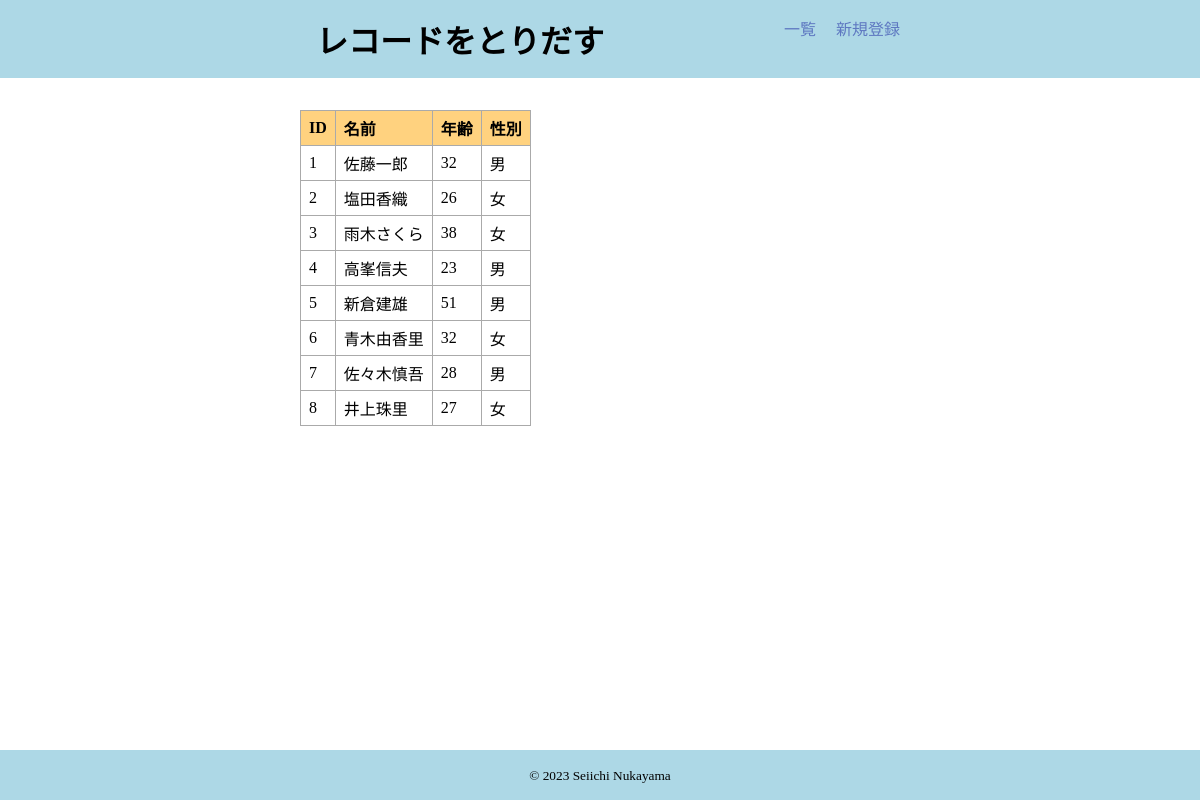
The app's page /chap13-nuk/sec13-2/select/all_core.php with its own data.
### tables this page shows
CREATE TABLE `member` (
  `id` int(10) UNSIGNED NOT NULL,
  `name` varchar(40) NOT NULL,
  `age` int(10) UNSIGNED DEFAULT NULL,
  `sex` varchar(2) NOT NULL DEFAULT '男'
);

### chap13-nuk/lib/db_functions.php (called while the page is built, shortened)
<?php
function db_connect(): mixed
{
  $user = "testuser";
  $password = "testuser";
  $dbname = "testdb";
  $host = "localhost:3306";
  $dsn = "mysql:host={$host};dbname={$dbname};charset=utf8";
  try {
    $pdo = new PDO($dsn, $user, $password);
    $pdo->setAttribute(PDO::ATTR_EMULATE_PREPARES, false);
    $pdo->setAttribute(PDO::ATTR_ERRMODE, PDO::ERRMODE_EXCEPTION);
  } catch (Exception $e) {
    $errors[] = "データベースに接続できません。";
    $errors[] = $e->getMessage();
    print_error($errors);
  }
  return $pdo;
}
function select_all(string $sql): mixed
{
  $result = null;
  $pdo = db_connect();
  try {
    $stm = $pdo->prepare($sql);
    $stm->execute();
    $result = $stm->fetchAll(PDO::FETCH_ASSOC);
  } catch (Exception $e) {
    $errors[] = "エラーがありました。";
    $errors[] = $e->getMessage();
    print_error($errors);
  } finally {
    $pdo = null;
  }
  return $result;
}

### chap13-nuk/lib/util.php (called while the page is built, shortened)
<?php
function h(?string $data)
{
  return htmlspecialchars($data, ENT_QUOTES, 'UTF-8');
}

### chap13-nuk/sec13-2/select/all_core.php (the view, shortened to what this page needs)
<?php
require_once('../../lib/util.php');
require_once('../../lib/db_functions.php');
?>
<?php
require_once('../../common/header.php');
?>
<?php
$result = select_all("SELECT * FROM member");
?>
<?php if ($result !== null) : ?>
  <table>
    <thead>
      <tr>
        <th>ID</th>
        <th>名前</th>
        <th>年齢</th>
        <th>性別</th>
      </tr>
    </thead>
    <tbody>
      <?php foreach ($result as $row) : ?>
        <tr>
          <td><?php echo h($row["id"]); ?></td>
          <td><?php echo h($row['name']); ?></td>
          <td><?php echo h($row['age']); ?></td>
          <td><?php echo h($row["sex"]); ?></td>
        </tr>
      <?php endforeach; ?>
    </tbody>
  </table>
<?php endif; ?>

### chap13-nuk/css/style.css (style rules this page uses)
body, h1, h2, h3, p, ul, figure { margin: 0; }
table { border-collapse: collapse; }
th, td { border: solid 1px #aaa; padding: 5px 8px; }
th { text-align: left; background-color: rgb(255, 210, 127); }

### records on screen
member: id "1", name "佐藤一郎", age "32", sex "男"
member: id "2", name "塩田香織", age "26", sex "女"
member: id "3", name "雨木さくら", age "38", sex "女"
member: id "4", name "高峯信夫", age "23", sex "男"
member: id "5", name "新倉建雄", age "51", sex "男"
member: id "6", name "青木由香里", age "32", sex "女"
member: id "7", name "佐々木慎吾", age "28", sex "男"
member: id "8", name "井上珠里", age "27", sex "女"

### other values on screen
$h1 "レコードをとりだす"
